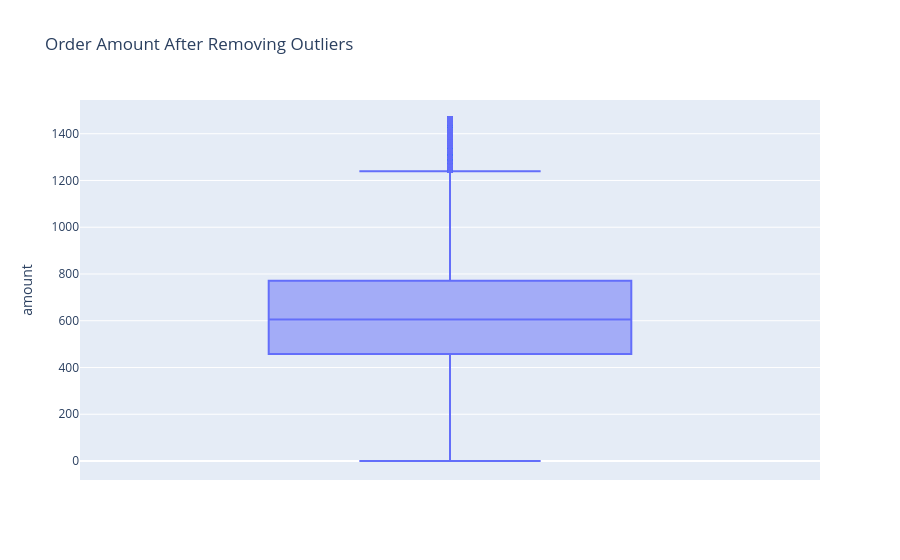

This figure's notebook cell:
### Code cell
## compare box plots
fig = px.box(
    clean_df,
    y="amount",
    title="Order Amount After Removing Outliers"
)
fig.show()

### Figure 1 — Plotly figure (JSON) as saved in the notebook; plotly's stock layout.template omitted (floating-point values rounded to 4 significant figures; data arrays with more than 128 entries replaced by an {"elided": "..."} marker saying what was removed)
{"data": [{"alignmentgroup": "True", "hovertemplate": "amount=%{y}<extra></extra>", "legendgroup": "", "marker": {"color": "#636efa"}, "name": "", "notched": false, "offsetgroup": "", "orientation": "v", "showlegend": false, "type": "box", "x0": " ", "xaxis": "x", "y": {"elided": "128029 float values"}, "y0": " ", "yaxis": "y"}], "layout": {"boxmode": "group", "legend": {"tracegroupgap": 0}, "title": {"text": "Order Amount After Removing Outliers"}, "xaxis": {"anchor": "y", "domain": [0, 1]}, "yaxis": {"anchor": "x", "domain": [0, 1], "title": {"text": "amount"}}}}
